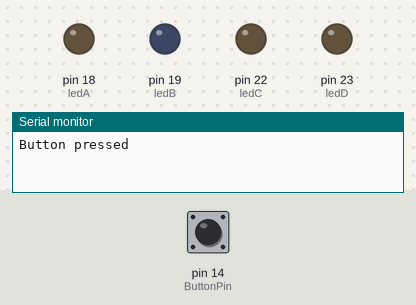
A sketch run on a simulated Arduino Mega 2560, built with avr-gcc and run on an emulated ATmega2560. Shown: output pins drawn as LEDs (lit = HIGH), the last lines printed to the serial monitor. Dashed ring = blinking. The test bench sets the inputs (shaded band); at power-on: pin 14 (ButtonPin) HIGH. Random numbers use the default seed unless the sketch sets one.

Above: at 1.2 s.
1.3 s: pin 14 (ButtonPin) pulled LOW for 0.15 s
At 2.5 s:
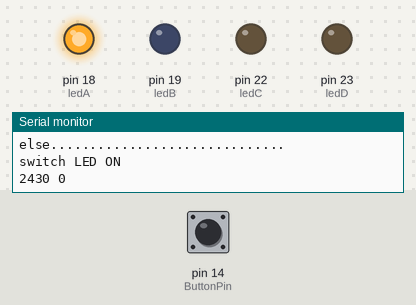
2.9 s: pin 14 (ButtonPin) pulled LOW for 1 s
At 3.19 s:
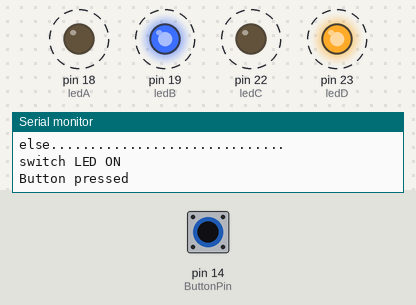
5.9 s: pin 14 (ButtonPin) pulled LOW for 3.2 s
At 6.41 s:
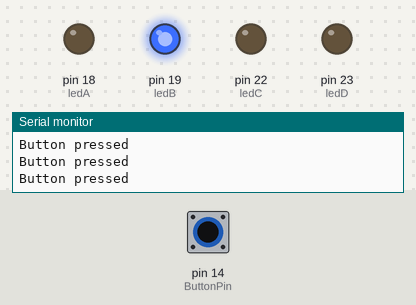
10.6 s: pin 14 (ButtonPin) pulsed LOW 5 times (0.12 s each, 0.3 s apart)
Timing chart, 0 to 13.8 s (numbered marks = the images above; inputs shaded):
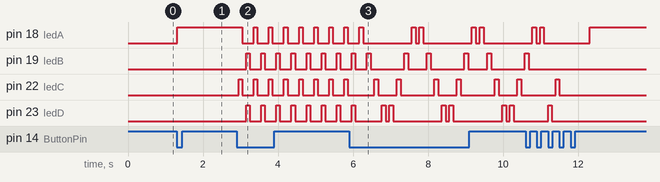

Measured:
- after the input at 1.3 s, pin 18 (ledA): LOW → HIGH at once
- after the input at 2.9 s, pin 18 (ledA): alternates HIGH for 0.10 s and LOW for 0.30 s, starting after 0.15 s; pin 19 (ledB), pin 23 (ledD): alternates HIGH for 0.10 s and LOW for 0.30 s, starting after 0.25 s; pin 22 (ledC): alternates HIGH for 0.10 s and LOW for 0.30 s, starting after 0.05 s

The sketch:

TouchLarsonScanner.ino
```cpp
/*
 * CrazyTinyLEDs.ino
 *
 * Brown Dog Gadgets
 *
 * Pete Prodoehl <pete@2xlnetworks.com>
 *
 * 2017-01-29
 *
 */


int ledA = 18;  // 1;
int ledB = 19;  // 2;
int ledC = 22; // 3;
int ledD = 23; // 4;

int ledArray[4] = {18, 19, 22, 23};

int ButtonPin = 14; // 0;

int ButtonPushCounter = 0;   // counter for the number of button presses
int ButtonState = 0;         // current state of the button
int LastButtonState = 0;     // previous state of the button

long previousMillis = 0;        // will store last time LED was updated
long previousMillis2 = 0;        // will store last time LED was updated
long interval = 3000;           // interval at which to change (milliseconds)

boolean LEDPowerOn = true;

void setup() {
  Serial.begin(9600);
  pinMode(ledA, OUTPUT);
  pinMode(ledB, OUTPUT);
  pinMode(ledC, OUTPUT);
  pinMode(ledD, OUTPUT);
  pinMode(ButtonPin, INPUT_PULLUP);
  randomSeed(analogRead(1));
}

void loop() {

  unsigned long currentMillis = millis();

  ButtonState = digitalRead(ButtonPin);

  if (ButtonState != LastButtonState) {

    Serial.println("Button pressed");

    if (ButtonState == LOW) {
      ButtonPushCounter++;
    }

    delay(10);

    LastButtonState = ButtonState;

  }

    if (ButtonPushCounter > 4) {
      ButtonPushCounter = 0;
    }

    if (ButtonPushCounter == 1) {
      chase(currentMillis);
    }
    else if (ButtonPushCounter == 2) {
      alternateLEDs();
    }
    else if (ButtonPushCounter == 3) {
      chaseBackandForth();
    }
    else if (ButtonPushCounter == 4) {
      randomLEDs();
    }


}


void chase(long currentMillis) {
  Serial.print(currentMillis);
  Serial.print(" ");
  Serial.println(previousMillis);

  //for (int d = 0; d <= 3; d++) {

    if (currentMillis - previousMillis > interval) {
      Serial.println("currentMillis - previousMillis > interval");
      previousMillis = currentMillis;
      boolean LEDPowerOn = 0;
      Serial.println("false!");
      delay(500);
    }
    else {
      Serial.println("else..............................");
      boolean LEDPowerOn = 1;
    }


    if (LEDPowerOn == 1) {
      Serial.println("switch LED ON");
      digitalWrite(ledArray[0], HIGH);
      LEDPowerOn == 1;
    }
    else {
      Serial.println("switch LED OFF_______");
      digitalWrite(ledArray[0], LOW);
    }


  //}
  return;
}


void chaseBackandForth() {
  for (int d = 0; d <= 3; d++) {
    digitalWrite(ledArray[d], HIGH);
    delay(100);
    digitalWrite(ledArray[d], LOW);
    delay(100);
  }
  for (int d = 3; d >= 0; d--) {
    digitalWrite(ledArray[d], HIGH);
    delay(100);
    digitalWrite(ledArray[d], LOW);
    delay(100);
  }
  return;
}


void alternateLEDs() {
  digitalWrite(ledArray[0], HIGH);
  digitalWrite(ledArray[2], HIGH);
  delay(100);
  digitalWrite(ledArray[0], LOW);
  digitalWrite(ledArray[2], LOW);
  delay(100);
  digitalWrite(ledArray[1], HIGH);
  digitalWrite(ledArray[3], HIGH);
  delay(100);
  digitalWrite(ledArray[1], LOW);
  digitalWrite(ledArray[3], LOW);
  delay(100);
  return;
}


void randomLEDs() {
  int randomLED = random(0, 4);
  digitalWrite(ledArray[randomLED], HIGH);
  delay(100);
  digitalWrite(ledArray[randomLED], LOW);
  delay(100);
  return;
}


 /*
  if(currentMillis - previousMillis > interval) {
    // save the last time you blinked the LED
    previousMillis = currentMillis;
  }
*/
```
